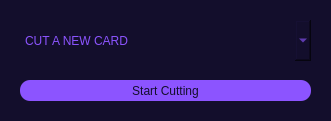
<?xml version="1.0" encoding="UTF-8"?>
<ui version="4.0">
 <class>Dialog</class>
 <widget class="QDialog" name="Dialog">
  <property name="geometry">
   <rect>
    <x>0</x>
    <y>0</y>
    <width>331</width>
    <height>121</height>
   </rect>
  </property>
  <property name="windowTitle">
   <string>Dialog</string>
  </property>
  <property name="styleSheet">
   <string notr="true">background-color: #130e2c;
font: 8pt &quot;Segoe UI Semibold&quot;;</string>
  </property>
  <widget class="QPushButton" name="prev">
   <property name="geometry">
    <rect>
     <x>20</x>
     <y>80</y>
     <width>291</width>
     <height>21</height>
    </rect>
   </property>
   <property name="styleSheet">
    <string notr="true">background-color : rgb(140, 84, 255);
color: #130e2c;
border-radius:10px;
</string>
   </property>
   <property name="text">
    <string>Start Cutting</string>
   </property>
  </widget>
  <widget class="QComboBox" name="shortcuts">
   <property name="geometry">
    <rect>
     <x>20</x>
     <y>20</y>
     <width>291</width>
     <height>41</height>
    </rect>
   </property>
   <property name="styleSheet">
    <string notr="true">background-color: #130e2c;
color: rgb(140, 84, 255);
border: none;
</string>
   </property>
   <item>
    <property name="text">
     <string>CUT A NEW CARD</string>
    </property>
   </item>
   <item>
    <property name="text">
     <string>a</string>
    </property>
   </item>
   <item>
    <property name="text">
     <string>b</string>
    </property>
   </item>
   <item>
    <property name="text">
     <string>c</string>
    </property>
   </item>
   <item>
    <property name="text">
     <string>d</string>
    </property>
   </item>
  </widget>
 </widget>
 <resources/>
 <connections/>
</ui>
